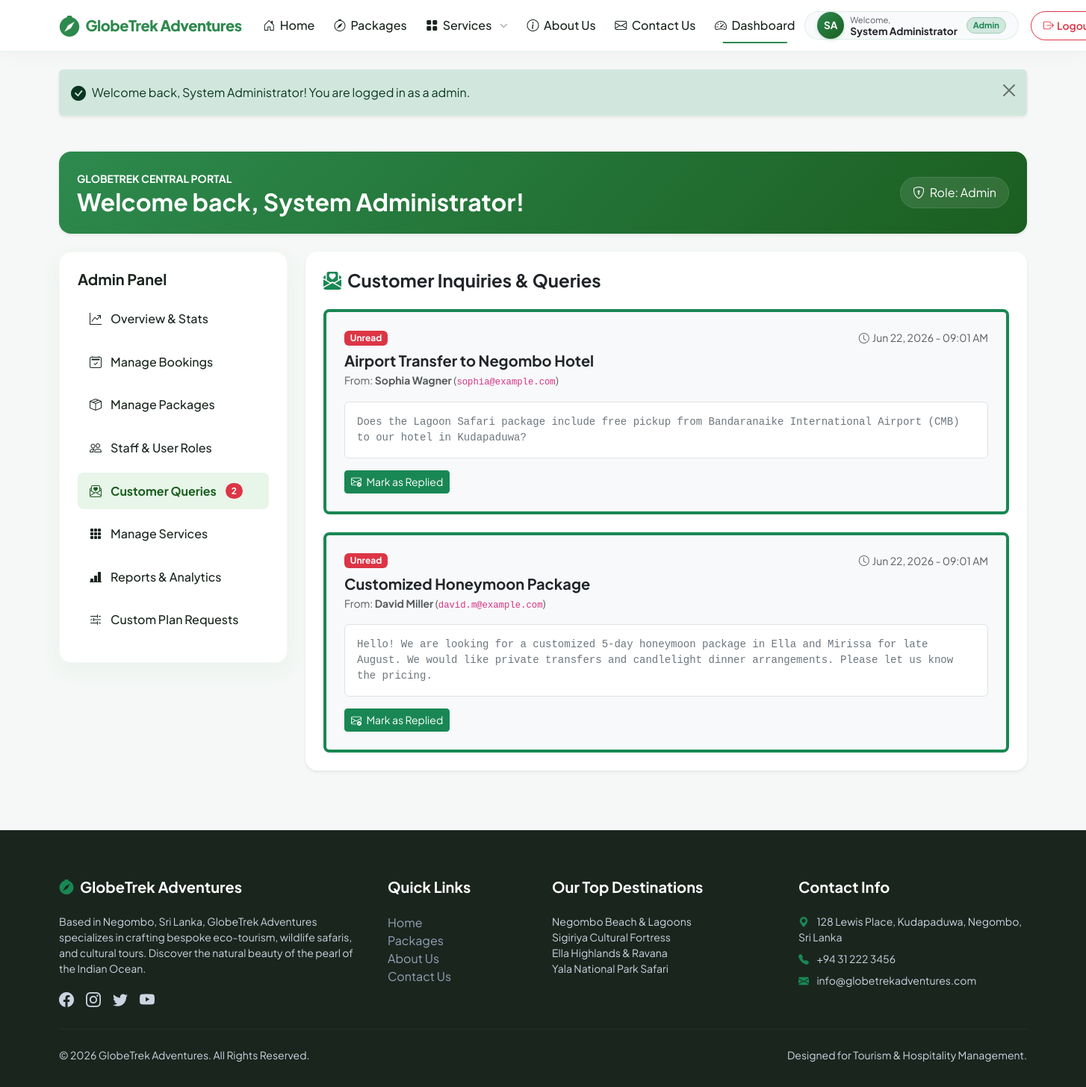
The page /dashboard.php?tab=queries (signed in) on the database its author committed.
### tables this page shows
CREATE TABLE IF NOT EXISTS `queries` (
  `id` INT AUTO_INCREMENT PRIMARY KEY,
  `name` VARCHAR(100) NOT NULL,
  `email` VARCHAR(100) NOT NULL,
  `subject` VARCHAR(150) NOT NULL,
  `message` TEXT NOT NULL,
  `status` ENUM('unread', 'replied') NOT NULL DEFAULT 'unread',
  `created_at` TIMESTAMP DEFAULT CURRENT_TIMESTAMP
);

### includes/dashboard/manage_queries.php (the view)
<?php
require_once __DIR__ . '/../../config.php';
try {
    $queries_list = $pdo->query("SELECT * FROM queries ORDER BY id DESC")->fetchAll();
} catch (PDOException $e) {
    echo "<div class='alert alert-danger'>Error loading queries: " . $e->getMessage() . "</div>";
    $queries_list = [];
}
?>
<div class="card border-0 shadow-sm p-4 rounded-4 bg-white">
    <h4 class="fw-bold mb-4 text-dark"><i class="bi bi-envelope-paper-heart-fill text-success me-2"></i>Customer Inquiries & Queries</h4>
    <?php if (empty($queries_list)): ?>
        <p class="text-muted text-center py-4">No customer queries logged yet.</p>
    <?php else: ?>
        <div class="row g-4">
            <?php foreach ($queries_list as $q): ?>
                <div class="col-12">
                    <div class="border rounded-3 p-4 <?php echo ($q['status'] === 'unread') ? 'bg-light border-success border-start border-4' : 'bg-white'; ?>">
                        <div class="d-flex flex-wrap justify-content-between align-items-center mb-2 gap-2">
                            <span class="badge text-capitalize <?php echo ($q['status'] === 'unread') ? 'bg-danger' : 'bg-secondary'; ?>">
                                <?php echo $q['status']; ?>
                            </span>
                            <span class="text-muted small"><i class="bi bi-clock me-1"></i><?php echo date('M d, Y - h:i A', strtotime($q['created_at'])); ?></span>
                        </div>
                        <h5 class="fw-bold text-dark mb-1"><?php echo htmlspecialchars($q['subject']); ?></h5>
                        <p class="small text-muted mb-3">
                            From: <strong><?php echo htmlspecialchars($q['name']); ?></strong> (<code><?php echo htmlspecialchars($q['email']); ?></code>)
                        </p>
                        <div class="bg-white border rounded p-3 text-secondary mb-3 small font-monospace" style="white-space: pre-wrap;"><?php echo htmlspecialchars($q['message']); ?></div>
                        <?php if ($q['status'] === 'unread'): ?>
                            <a href="dashboard.php?action=mark_query_replied&query_id=<?php echo $q['id']; ?>" class="btn btn-success btn-sm">
                                <i class="bi bi-envelope-check me-1"></i> Mark as Replied
                            </a>
                        <?php endif; ?>
                    </div>
                </div>
            <?php endforeach; ?>
        </div>
    <?php endif; ?>
</div>

### css/style.css (style rules this page uses)
:root { --primary-color: #2d8a4e; --primary-hover: #1f6036; --primary-light: #e8f5e9; --primary-dark: #1b5e20; --secondary-color: #f1f8f5; --dark-color: #1a251e; --light-color: #ffffff; --body-bg: #f5f8f6; --card-shadow: 0 10px 30px rgba(45, 138, 78, 0.06); --hover-shadow: 0 15px 35px rgba(45, 138, 78, 0.12); --border-radius-sm: 8px; --border-radius-md: 16px; --border-radius-lg: 24px; --font-sans: 'Plus Jakarta Sans', sans-serif; --transition: all 0.3s cubic-bezier(0.4, 0, 0.2, 1); }
body { font-family: var(--font-sans); background-color: var(--body-bg); color: var(--dark-color); overflow-x: hidden; }
h1, h2, h3, h4, h5, h6 { font-weight: 700; }

### rows shown on the page
queries: status "Unread", created_at "Jun 22, 2026 - 09:01 AM", subject "Airport Transfer to Negombo Hotel", name "Sophia Wagner", email "sophia@example.com", message "Does the Lagoon Safari package include free pickup from Bandaranaike International Airport (CMB) to our hotel in Kudapaduwa?"
queries: status "Unread", created_at "Jun 22, 2026 - 09:01 AM", subject "Customized Honeymoon Package", name "David Miller", email "david.m@example.com", message "Hello! We are looking for a customized 5-day honeymoon package in Ella and Mirissa for late August. We would like private transfers and candlelight dinner arrangements. Please let us know the pricing."

### other values the page prints
substr($initials, 0, 2) "SA"
$_SESSION['user_name'] "System Administrator"
$_SESSION['user_role'] "Admin"
$_SESSION['flash_success'] "Welcome back, System Administrator! You are logged in as a admin."
$user_role "Admin"
$unread_queries "2"
